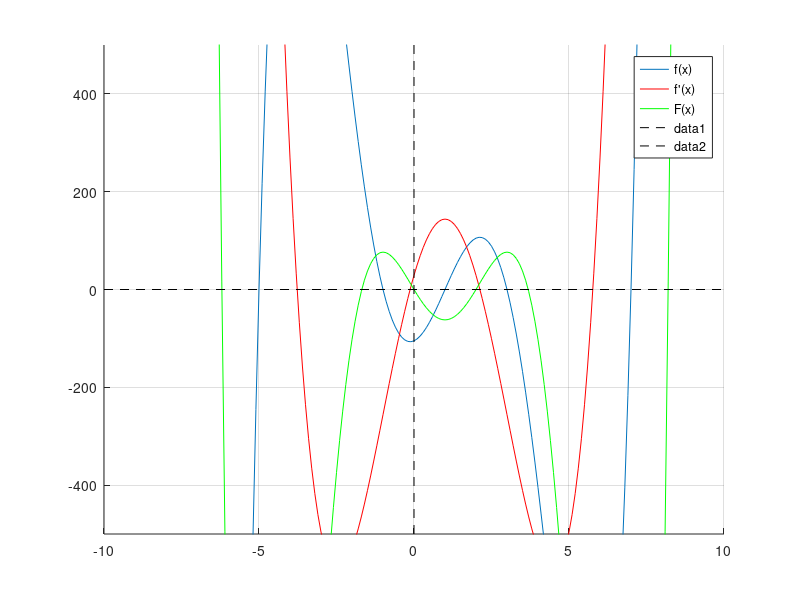
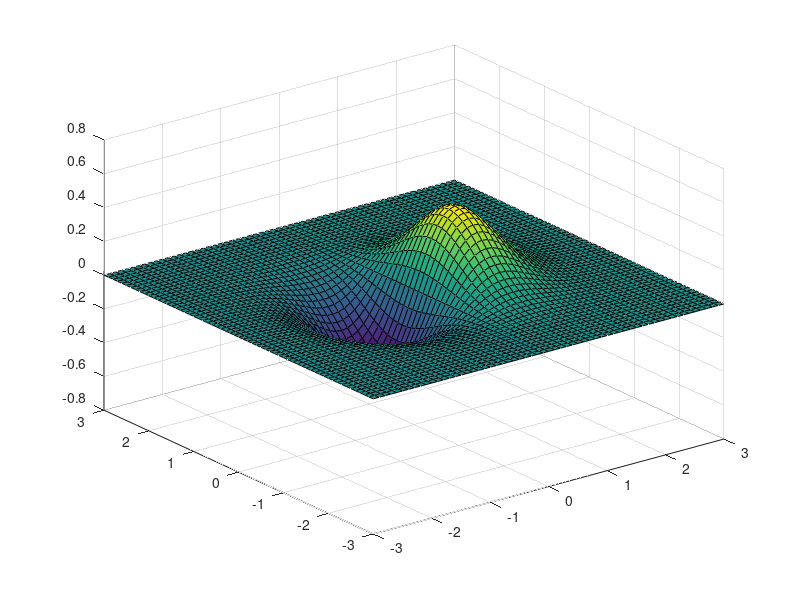

Here is the MATLAB script that generated these plots, in order:
% marcowettstein_3Ib_S1_Aufg1();
%
x = -10:0.1:10;
f = x.^5 -5 * x.^4 - 30*x.^3 + 110*x.^2 + 29*x -105;
f1 = 5*x.^4 - 20 * x.^3 - 90*x.^2 + 220*x + 29;
F = x.^6 / 6 - x.^5 - 7.5*x.^4 + 110/3*x.^3 + 29/2*x.^2 -105*x;

hold on
grid()
ylim([-500,500])

plot(x,f)

plot(x,f1, 'Color','r')
plot(x,F, 'Color','green')

legend('f(x)','f''(x)', 'F(x)')
xL = xlim;
yL = ylim;
line([0 0], yL, 'LineStyle','--','Color', 'black');  %x-axis
line(xL, [0 0], 'LineStyle','--','Color', 'black');  %y-axis
hold off;

% 
figure()

[x,y] = meshgrid(-3:0.1:3);
g = x .* exp(-x.^2 - y.^2);
surf(x,y,g);


